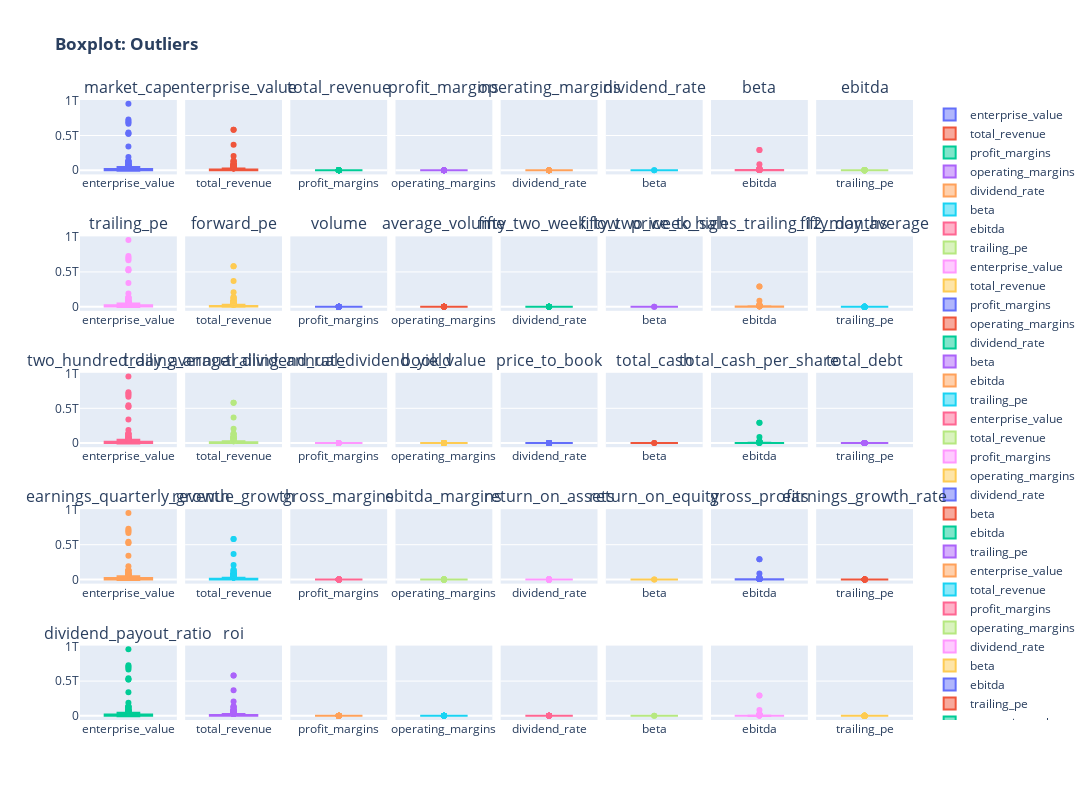

The notebook cell saved with this chart:
### Markdown cell above
### Outliers

### Code cell
df = df_fundamentals_book.select_dtypes(include=["float64"])
fig = sp.make_subplots(rows=5, cols=8, subplot_titles=df.columns, shared_yaxes=True, horizontal_spacing=0.01, vertical_spacing=0.1)

for row in range(1, 6):

    for col in range(1, 9):

        col_name = df.columns[col]

        trace = go.Box(y=df[col_name], name=col_name)

        fig.add_trace(trace, row=row, col=col)

fig.update_layout(title_text="<b>Boxplot: Outliers", height=800, width=2500)

fig.show()

### Figure 1 — Plotly figure (JSON) as saved in the notebook; plotly's stock layout.template omitted (floating-point values rounded to 4 significant figures; data arrays with more than 128 entries replaced by an {"elided": "..."} marker saying what was removed)
{"data": [{"name": "enterprise_value", "type": "box", "xaxis": "x", "y": {"elided": "291 int values"}, "yaxis": "y"}, {"name": "total_revenue", "type": "box", "xaxis": "x2", "y": {"elided": "291 int values"}, "yaxis": "y2"}, {"name": "profit_margins", "type": "box", "xaxis": "x3", "y": {"elided": "291 float values"}, "yaxis": "y3"}, {"name": "operating_margins", "type": "box", "xaxis": "x4", "y": {"elided": "291 float values"}, "yaxis": "y4"}, {"name": "dividend_rate", "type": "box", "xaxis": "x5", "y": {"elided": "291 float values"}, "yaxis": "y5"}, {"name": "beta", "type": "box", "xaxis": "x6", "y": {"elided": "291 float values"}, "yaxis": "y6"}, {"name": "ebitda", "type": "box", "xaxis": "x7", "y": {"elided": "291 int values"}, "yaxis": "y7"}, {"name": "trailing_pe", "type": "box", "xaxis": "x8", "y": {"elided": "291 float values"}, "yaxis": "y8"}, {"name": "enterprise_value", "type": "box", "xaxis": "x9", "y": {"elided": "291 int values"}, "yaxis": "y9"}, {"name": "total_revenue", "type": "box", "xaxis": "x10", "y": {"elided": "291 int values"}, "yaxis": "y10"}, {"name": "profit_margins", "type": "box", "xaxis": "x11", "y": {"elided": "291 float values"}, "yaxis": "y11"}, {"name": "operating_margins", "type": "box", "xaxis": "x12", "y": {"elided": "291 float values"}, "yaxis": "y12"}, {"name": "dividend_rate", "type": "box", "xaxis": "x13", "y": {"elided": "291 float values"}, "yaxis": "y13"}, {"name": "beta", "type": "box", "xaxis": "x14", "y": {"elided": "291 float values"}, "yaxis": "y14"}, {"name": "ebitda", "type": "box", "xaxis": "x15", "y": {"elided": "291 int values"}, "yaxis": "y15"}, {"name": "trailing_pe", "type": "box", "xaxis": "x16", "y": {"elided": "291 float values"}, "yaxis": "y16"}, {"name": "enterprise_value", "type": "box", "xaxis": "x17", "y": {"elided": "291 int values"}, "yaxis": "y17"}, {"name": "total_revenue", "type": "box", "xaxis": "x18", "y": {"elided": "291 int values"}, "yaxis": "y18"}, {"name": "profit_margins", "type": "box", "xaxis": "x19", "y": {"elided": "291 float values"}, "yaxis": "y19"}, {"name": "operating_margins", "type": "box", "xaxis": "x20", "y": {"elided": "291 float values"}, "yaxis": "y20"}, {"name": "dividend_rate", "type": "box", "xaxis": "x21", "y": {"elided": "291 float values"}, "yaxis": "y21"}, {"name": "beta", "type": "box", "xaxis": "x22", "y": {"elided": "291 float values"}, "yaxis": "y22"}, {"name": "ebitda", "type": "box", "xaxis": "x23", "y": {"elided": "291 int values"}, "yaxis": "y23"}, {"name": "trailing_pe", "type": "box", "xaxis": "x24", "y": {"elided": "291 float values"}, "yaxis": "y24"}, {"name": "enterprise_value", "type": "box", "xaxis": "x25", "y": {"elided": "291 int values"}, "yaxis": "y25"}, {"name": "total_revenue", "type": "box", "xaxis": "x26", "y": {"elided": "291 int values"}, "yaxis": "y26"}, {"name": "profit_margins", "type": "box", "xaxis": "x27", "y": {"elided": "291 float values"}, "yaxis": "y27"}, {"name": "operating_margins", "type": "box", "xaxis": "x28", "y": {"elided": "291 float values"}, "yaxis": "y28"}, {"name": "dividend_rate", "type": "box", "xaxis": "x29", "y": {"elided": "291 float values"}, "yaxis": "y29"}, {"name": "beta", "type": "box", "xaxis": "x30", "y": {"elided": "291 float values"}, "yaxis": "y30"}, {"name": "ebitda", "type": "box", "xaxis": "x31", "y": {"elided": "291 int values"}, "yaxis": "y31"}, {"name": "trailing_pe", "type": "box", "xaxis": "x32", "y": {"elided": "291 float values"}, "yaxis": "y32"}, {"name": "enterprise_value", "type": "box", "xaxis": "x33", "y": {"elided": "291 int values"}, "yaxis": "y33"}, {"name": "total_revenue", "type": "box", "xaxis": "x34", "y": {"elided": "291 int values"}, "yaxis": "y34"}, {"name": "profit_margins", "type": "box", "xaxis": "x35", "y": {"elided": "291 float values"}, "yaxis": "y35"}, {"name": "operating_margins", "type": "box", "xaxis": "x36", "y": {"elided": "291 float values"}, "yaxis": "y36"}, {"name": "dividend_rate", "type": "box", "xaxis": "x37", "y": {"elided": "291 float values"}, "yaxis": "y37"}, {"name": "beta", "type": "box", "xaxis": "x38", "y": {"elided": "291 float values"}, "yaxis": "y38"}, {"name": "ebitda", "type": "box", "xaxis": "x39", "y": {"elided": "291 int values"}, "yaxis": "y39"}, {"name": "trailing_pe", "type": "box", "xaxis": "x40", "y": {"elided": "291 float values"}, "yaxis": "y40"}], "layout": {"annotations": [{"font": {"size": 16}, "showarrow": false, "text": "market_cap", "x": 0.05812, "xanchor": "center", "xref": "paper", "y": 1, "yanchor": "bottom", "yref": "paper"}, {"font": {"size": 16}, "showarrow": false, "text": "enterprise_value", "x": 0.1844, "xanchor": "center", "xref": "paper", "y": 1, "yanchor": "bottom", "yref": "paper"}, {"font": {"size": 16}, "showarrow": false, "text": "total_revenue", "x": 0.3106, "xanchor": "center", "xref": "paper", "y": 1, "yanchor": "bottom", "yref": "paper"}, {"font": {"size": 16}, "showarrow": false, "text": "profit_margins", "x": 0.4369, "xanchor": "center", "xref": "paper", "y": 1, "yanchor": "bottom", "yref": "paper"}, {"font": {"size": 16}, "showarrow": false, "text": "operating_margins", "x": 0.5631, "xanchor": "center", "xref": "paper", "y": 1, "yanchor": "bottom", "yref": "paper"}, {"font": {"size": 16}, "showarrow": false, "text": "dividend_rate", "x": 0.6894, "xanchor": "center", "xref": "paper", "y": 1, "yanchor": "bottom", "yref": "paper"}, {"font": {"size": 16}, "showarrow": false, "text": "beta", "x": 0.8156, "xanchor": "center", "xref": "paper", "y": 1, "yanchor": "bottom", "yref": "paper"}, {"font": {"size": 16}, "showarrow": false, "text": "ebitda", "x": 0.9419, "xanchor": "center", "xref": "paper", "y": 1, "yanchor": "bottom", "yref": "paper"}, {"font": {"size": 16}, "showarrow": false, "text": "trailing_pe", "x": 0.05812, "xanchor": "center", "xref": "paper", "y": 0.78, "yanchor": "bottom", "yref": "paper"}, {"font": {"size": 16}, "showarrow": false, "text": "forward_pe", "x": 0.1844, "xanchor": "center", "xref": "paper", "y": 0.78, "yanchor": "bottom", "yref": "paper"}, {"font": {"size": 16}, "showarrow": false, "text": "volume", "x": 0.3106, "xanchor": "center", "xref": "paper", "y": 0.78, "yanchor": "bottom", "yref": "paper"}, {"font": {"size": 16}, "showarrow": false, "text": "average_volume", "x": 0.4369, "xanchor": "center", "xref": "paper", "y": 0.78, "yanchor": "bottom", "yref": "paper"}, {"font": {"size": 16}, "showarrow": false, "text": "fifty_two_week_low", "x": 0.5631, "xanchor": "center", "xref": "paper", "y": 0.78, "yanchor": "bottom", "yref": "paper"}, {"font": {"size": 16}, "showarrow": false, "text": "fifty_two_week_high", "x": 0.6894, "xanchor": "center", "xref": "paper", "y": 0.78, "yanchor": "bottom", "yref": "paper"}, {"font": {"size": 16}, "showarrow": false, "text": "price_to_sales_trailing_12_months", "x": 0.8156, "xanchor": "center", "xref": "paper", "y": 0.78, "yanchor": "bottom", "yref": "paper"}, {"font": {"size": 16}, "showarrow": false, "text": "fifty_day_average", "x": 0.9419, "xanchor": "center", "xref": "paper", "y": 0.78, "yanchor": "bottom", "yref": "paper"}, {"font": {"size": 16}, "showarrow": false, "text": "two_hundred_day_average", "x": 0.05812, "xanchor": "center", "xref": "paper", "y": 0.56, "yanchor": "bottom", "yref": "paper"}, {"font": {"size": 16}, "showarrow": false, "text": "trailing_annual_dividend_rate", "x": 0.1844, "xanchor": "center", "xref": "paper", "y": 0.56, "yanchor": "bottom", "yref": "paper"}, {"font": {"size": 16}, "showarrow": false, "text": "trailing_annual_dividend_yield", "x": 0.3106, "xanchor": "center", "xref": "paper", "y": 0.56, "yanchor": "bottom", "yref": "paper"}, {"font": {"size": 16}, "showarrow": false, "text": "book_value", "x": 0.4369, "xanchor": "center", "xref": "paper", "y": 0.56, "yanchor": "bottom", "yref": "paper"}, {"font": {"size": 16}, "showarrow": false, "text": "price_to_book", "x": 0.5631, "xanchor": "center", "xref": "paper", "y": 0.56, "yanchor": "bottom", "yref": "paper"}, {"font": {"size": 16}, "showarrow": false, "text": "total_cash", "x": 0.6894, "xanchor": "center", "xref": "paper", "y": 0.56, "yanchor": "bottom", "yref": "paper"}, {"font": {"size": 16}, "showarrow": false, "text": "total_cash_per_share", "x": 0.8156, "xanchor": "center", "xref": "paper", "y": 0.56, "yanchor": "bottom", "yref": "paper"}, {"font": {"size": 16}, "showarrow": false, "text": "total_debt", "x": 0.9419, "xanchor": "center", "xref": "paper", "y": 0.56, "yanchor": "bottom", "yref": "paper"}, {"font": {"size": 16}, "showarrow": false, "text": "earnings_quarterly_growth", "x": 0.05812, "xanchor": "center", "xref": "paper", "y": 0.34, "yanchor": "bottom", "yref": "paper"}, {"font": {"size": 16}, "showarrow": false, "text": "revenue_growth", "x": 0.1844, "xanchor": "center", "xref": "paper", "y": 0.34, "yanchor": "bottom", "yref": "paper"}, {"font": {"size": 16}, "showarrow": false, "text": "gross_margins", "x": 0.3106, "xanchor": "center", "xref": "paper", "y": 0.34, "yanchor": "bottom", "yref": "paper"}, {"font": {"size": 16}, "showarrow": false, "text": "ebitda_margins", "x": 0.4369, "xanchor": "center", "xref": "paper", "y": 0.34, "yanchor": "bottom", "yref": "paper"}, {"font": {"size": 16}, "showarrow": false, "text": "return_on_assets", "x": 0.5631, "xanchor": "center", "xref": "paper", "y": 0.34, "yanchor": "bottom", "yref": "paper"}, {"font": {"size": 16}, "showarrow": false, "text": "return_on_equity", "x": 0.6894, "xanchor": "center", "xref": "paper", "y": 0.34, "yanchor": "bottom", "yref": "paper"}, {"font": {"size": 16}, "showarrow": false, "text": "gross_profits", "x": 0.8156, "xanchor": "center", "xref": "paper", "y": 0.34, "yanchor": "bottom", "yref": "paper"}, {"font": {"size": 16}, "showarrow": false, "text": "earnings_growth_rate", "x": 0.9419, "xanchor": "center", "xref": "paper", "y": 0.34, "yanchor": "bottom", "yref": "paper"}, {"font": {"size": 16}, "showarrow": false, "text": "dividend_payout_ratio", "x": 0.05812, "xanchor": "center", "xref": "paper", "y": 0.12, "yanchor": "bottom", "yref": "paper"}, {"font": {"size": 16}, "showarrow": false, "text": "roi", "x": 0.1844, "xanchor": "center", "xref": "paper", "y": 0.12, "yanchor": "bottom", "yref": "paper"}], "height": 800, "title": {"text": "<b>Boxplot: Outliers"}, "width": 2500, "xaxis": {"anchor": "y", "domain": [0, 0.1162]}, "xaxis10": {"anchor": "y10", "domain": [0.1263, 0.2425]}, "xaxis11": {"anchor": "y11", "domain": [0.2525, 0.3688]}, "xaxis12": {"anchor": "y12", "domain": [0.3788, 0.495]}, "xaxis13": {"anchor": "y13", "domain": [0.505, 0.6212]}, "xaxis14": {"anchor": "y14", "domain": [0.6312, 0.7475]}, "xaxis15": {"anchor": "y15", "domain": [0.7575, 0.8737]}, "xaxis16": {"anchor": "y16", "domain": [0.8837, 1.0]}, "xaxis17": {"anchor": "y17", "domain": [0, 0.1162]}, "xaxis18": {"anchor": "y18", "domain": [0.1263, 0.2425]}, "xaxis19": {"anchor": "y19", "domain": [0.2525, 0.3688]}, "xaxis2": {"anchor": "y2", "domain": [0.1263, 0.2425]}, "xaxis20": {"anchor": "y20", "domain": [0.3788, 0.495]}, "xaxis21": {"anchor": "y21", "domain": [0.505, 0.6212]}, "xaxis22": {"anchor": "y22", "domain": [0.6312, 0.7475]}, "xaxis23": {"anchor": "y23", "domain": [0.7575, 0.8737]}, "xaxis24": {"anchor": "y24", "domain": [0.8837, 1.0]}, "xaxis25": {"anchor": "y25", "domain": [0, 0.1162]}, "xaxis26": {"anchor": "y26", "domain": [0.1263, 0.2425]}, "xaxis27": {"anchor": "y27", "domain": [0.2525, 0.3688]}, "xaxis28": {"anchor": "y28", "domain": [0.3788, 0.495]}, "xaxis29": {"anchor": "y29", "domain": [0.505, 0.6212]}, "xaxis3": {"anchor": "y3", "domain": [0.2525, 0.3688]}, "xaxis30": {"anchor": "y30", "domain": [0.6312, 0.7475]}, "xaxis31": {"anchor": "y31", "domain": [0.7575, 0.8737]}, "xaxis32": {"anchor": "y32", "domain": [0.8837, 1.0]}, "xaxis33": {"anchor": "y33", "domain": [0, 0.1162]}, "xaxis34": {"anchor": "y34", "domain": [0.1263, 0.2425]}, "xaxis35": {"anchor": "y35", "domain": [0.2525, 0.3688]}, "xaxis36": {"anchor": "y36", "domain": [0.3788, 0.495]}, "xaxis37": {"anchor": "y37", "domain": [0.505, 0.6212]}, "xaxis38": {"anchor": "y38", "domain": [0.6312, 0.7475]}, "xaxis39": {"anchor": "y39", "domain": [0.7575, 0.8737]}, "xaxis4": {"anchor": "y4", "domain": [0.3788, 0.495]}, "xaxis40": {"anchor": "y40", "domain": [0.8837, 1.0]}, "xaxis5": {"anchor": "y5", "domain": [0.505, 0.6212]}, "xaxis6": {"anchor": "y6", "domain": [0.6312, 0.7475]}, "xaxis7": {"anchor": "y7", "domain": [0.7575, 0.8737]}, "xaxis8": {"anchor": "y8", "domain": [0.8837, 1.0]}, "xaxis9": {"anchor": "y9", "domain": [0, 0.1162]}, "yaxis": {"anchor": "x", "domain": [0.88, 1]}, "yaxis10": {"anchor": "x10", "domain": [0.66, 0.78], "matches": "y9", "showticklabels": false}, "yaxis11": {"anchor": "x11", "domain": [0.66, 0.78], "matches": "y9", "showticklabels": false}, "yaxis12": {"anchor": "x12", "domain": [0.66, 0.78], "matches": "y9", "showticklabels": false}, "yaxis13": {"anchor": "x13", "domain": [0.66, 0.78], "matches": "y9", "showticklabels": false}, "yaxis14": {"anchor": "x14", "domain": [0.66, 0.78], "matches": "y9", "showticklabels": false}, "yaxis15": {"anchor": "x15", "domain": [0.66, 0.78], "matches": "y9", "showticklabels": false}, "yaxis16": {"anchor": "x16", "domain": [0.66, 0.78], "matches": "y9", "showticklabels": false}, "yaxis17": {"anchor": "x17", "domain": [0.44, 0.56]}, "yaxis18": {"anchor": "x18", "domain": [0.44, 0.56], "matches": "y17", "showticklabels": false}, "yaxis19": {"anchor": "x19", "domain": [0.44, 0.56], "matches": "y17", "showticklabels": false}, "yaxis2": {"anchor": "x2", "domain": [0.88, 1], "matches": "y", "showticklabels": false}, "yaxis20": {"anchor": "x20", "domain": [0.44, 0.56], "matches": "y17", "showticklabels": false}, "yaxis21": {"anchor": "x21", "domain": [0.44, 0.56], "matches": "y17", "showticklabels": false}, "yaxis22": {"anchor": "x22", "domain": [0.44, 0.56], "matches": "y17", "showticklabels": false}, "yaxis23": {"anchor": "x23", "domain": [0.44, 0.56], "matches": "y17", "showticklabels": false}, "yaxis24": {"anchor": "x24", "domain": [0.44, 0.56], "matches": "y17", "showticklabels": false}, "yaxis25": {"anchor": "x25", "domain": [0.22, 0.34]}, "yaxis26": {"anchor": "x26", "domain": [0.22, 0.34], "matches": "y25", "showticklabels": false}, "yaxis27": {"anchor": "x27", "domain": [0.22, 0.34], "matches": "y25", "showticklabels": false}, "yaxis28": {"anchor": "x28", "domain": [0.22, 0.34], "matches": "y25", "showticklabels": false}, "yaxis29": {"anchor": "x29", "domain": [0.22, 0.34], "matches": "y25", "showticklabels": false}, "yaxis3": {"anchor": "x3", "domain": [0.88, 1], "matches": "y", "showticklabels": false}, "yaxis30": {"anchor": "x30", "domain": [0.22, 0.34], "matches": "y25", "showticklabels": false}, "yaxis31": {"anchor": "x31", "domain": [0.22, 0.34], "matches": "y25", "showticklabels": false}, "yaxis32": {"anchor": "x32", "domain": [0.22, 0.34], "matches": "y25", "showticklabels": false}, "yaxis33": {"anchor": "x33", "domain": [0, 0.12]}, "yaxis34": {"anchor": "x34", "domain": [0, 0.12], "matches": "y33", "showticklabels": false}, "yaxis35": {"anchor": "x35", "domain": [0, 0.12], "matches": "y33", "showticklabels": false}, "yaxis36": {"anchor": "x36", "domain": [0, 0.12], "matches": "y33", "showticklabels": false}, "yaxis37": {"anchor": "x37", "domain": [0, 0.12], "matches": "y33", "showticklabels": false}, "yaxis38": {"anchor": "x38", "domain": [0, 0.12], "matches": "y33", "showticklabels": false}, "yaxis39": {"anchor": "x39", "domain": [0, 0.12], "matches": "y33", "showticklabels": false}, "yaxis4": {"anchor": "x4", "domain": [0.88, 1], "matches": "y", "showticklabels": false}, "yaxis40": {"anchor": "x40", "domain": [0, 0.12], "matches": "y33", "showticklabels": false}, "yaxis5": {"anchor": "x5", "domain": [0.88, 1], "matches": "y", "showticklabels": false}, "yaxis6": {"anchor": "x6", "domain": [0.88, 1], "matches": "y", "showticklabels": false}, "yaxis7": {"anchor": "x7", "domain": [0.88, 1], "matches": "y", "showticklabels": false}, "yaxis8": {"anchor": "x8", "domain": [0.88, 1], "matches": "y", "showticklabels": false}, "yaxis9": {"anchor": "x9", "domain": [0.66, 0.78]}}}
